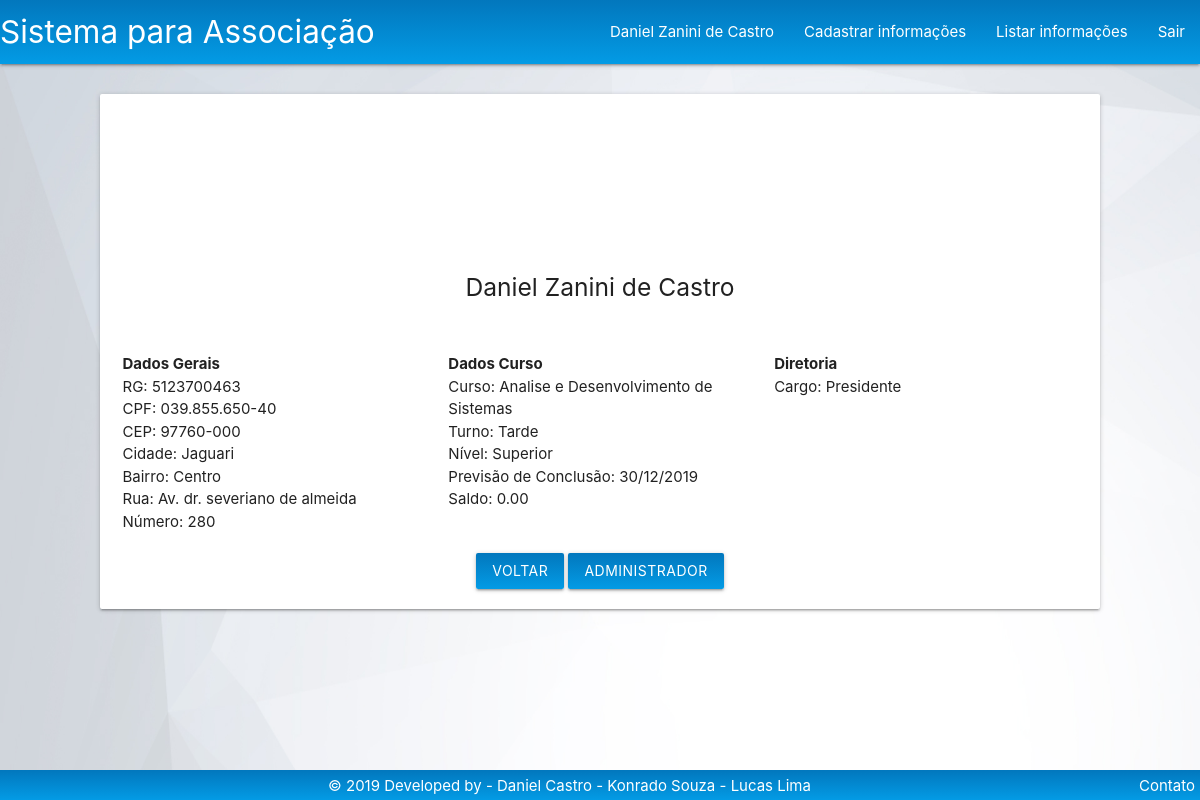
Screenshot of /Tela/Listagem/verMais.php?id=1 (signed in) with the database file from the repository.
### tables this page shows
CREATE TABLE `usuario` (
  `id` int(11) NOT NULL,
  `nome` varchar(100) NOT NULL,
  `usuario` varchar(50) NOT NULL,
  `senha` varchar(150) NOT NULL,
  `cidade` varchar(100) NOT NULL,
  `bairro` varchar(100) NOT NULL,
  `rua` varchar(100) NOT NULL,
  `numero` varchar(10) NOT NULL,
  `cep` varchar(9) NOT NULL,
  `cpf` varchar(14) NOT NULL,
  `rg` varchar(20) NOT NULL,
  `data_nasc` varchar(11) NOT NULL,
  `telefone` varchar(15) NOT NULL,
  `email` varchar(100) NOT NULL,
  `data_associacao` varchar(15) NOT NULL,
  `fotoPerfil` varchar(150) DEFAULT '../Img/Src/user_icon.png',
  `pode_logar` varchar(30) DEFAULT 'false',
  `administrador` varchar(30) DEFAULT 'false'
);

CREATE TABLE `curso` (
  `id` int(11) NOT NULL,
  `nome` varchar(50) NOT NULL,
  `turno` varchar(20) NOT NULL,
  `nivel` varchar(20) NOT NULL
);

CREATE TABLE `aluno` (
  `id_usuario` int(11) NOT NULL,
  `id_responsavel` int(11) DEFAULT NULL,
  `id_curso` int(11) NOT NULL,
  `saldo` decimal(15,2) DEFAULT '0.00',
  `data_inicio` varchar(15) NOT NULL,
  `previsao_conclusao` varchar(15) NOT NULL,
  `concluido` varchar(20) NOT NULL DEFAULT 'false'
);

CREATE TABLE `diretoria` (
  `id_usuario` int(11) NOT NULL,
  `cargo` varchar(50) NOT NULL
);

### Controle/usuarioPDO.php (called while the page is built, shortened)
<?php
if (realpath("./index.php")) {
    include_once "./Controle/conexao.php";
    include_once './Modelo/usuario.php';
    include_once './Modelo/aluno.php';
    include_once './Modelo/diretoria.php';
} else {
    if (realpath("../index.php")) {
        include_once "../Controle/conexao.php";
        include_once '../Modelo/usuario.php';
        include_once '../Modelo/aluno.php';
        include_once '../Modelo/diretoria.php';
    } else {
        if (realpath("../../index.php")) {
            include_once '../../Modelo/usuario.php';
            include_once '../../Modelo/aluno.php';
            include_once '../../Modelo/diretoria.php';
        }
    }
}
class usuarioPDO {
    public function selectUsuarioPorId($id) {
        $con = new conexao();
        $pdo = $con->getConexao();
        $stmt = $pdo->prepare("select * from usuario where id = :id;");
        $stmt->bindValue(':id', $id);
        if ($stmt->execute()) {
            if ($stmt->rowCount() > 0) {
                $linha = $stmt->fetch();
                return $usuario = new usuario($linha);
            } else {
                return false;
            }
        } else {
            return false;
        }
    }
    public function selectAlunoPorId($id) {
        $con = new conexao();
        $pdo = $con->getConexao();
        $stmt = $pdo->prepare("select * from aluno where id_usuario = :id;");
        $stmt->bindValue(':id', $id);
        if ($stmt->execute()) {
            if ($stmt->rowCount() > 0) {
                $linha = $stmt->fetch();
                return $aluno = new aluno($linha);
            } else {
                return false;
            }
        } else {
            return false;
        }
    }
    public function selectDiretoriaPorId($id) {
        $con = new conexao();
        $pdo = $con->getConexao();
        $stmt = $pdo->prepare("select * from diretoria where id_usuario = :id;");
        $stmt->bindValue(':id', $id);
        if ($stmt->execute()) {
            if ($stmt->rowCount() > 0) {
                $linha = $stmt->fetch();
                return $diretoria = new diretoria($linha);
            } else {
                return false;
            }
        } else {
            return false;
        }
    }
    public function verificarAdministrador($id) {
        $conexao = new conexao();
        $pdo = $conexao->getConexao();
        $sql = $pdo->prepare("SELECT administrador FROM usuario where id = :id AND administrador = 'true';");
        $sql->bindValue(':id', $id);
        $sql->execute();
        if ($sql->rowCount() > 0) {
            return true;
        } else {
            return false;
        }
    }
}

### Modelo/usuario.php (called while the page is built, shortened)
<?php
class usuario {
    private $nome;
    private $cidade;
    private $bairro;
    private $rua;
    private $numero;
    private $cep;
    private $cpf;
    private $rg;
    private $data_nasc;
    private $fotoPerfil;
    public function __construct() {
        if (func_num_args() == 1) {
            $atributos = func_get_args()[0];
        }
        if (!is_null($this->data_nasc) && $this->data_nasc!= '') {
            $anoAtual = date('Y');
            $mesAtual = date('m');
            $nascimento = $this->data_nasc;
            list($dia, $mes, $ano) = explode('/', $nascimento);
            $idade = $anoAtual - $ano;
        }
    }
    function getNome() {
        return $this->nome;
    }
    function getCidade() {
        return $this->cidade;
    }
    function getBairro() {
        return $this->bairro;
    }
    function getRua() {
        return $this->rua;
    }
    function getNumero() {
        return $this->numero;
    }
    function getCep() {
        return $this->cep;
    }
    function getCpf() {
        return $this->cpf;
    }
    function getRg() {
        return $this->rg;
    }
    function getFotoPerfil() {
        return $this->fotoPerfil;
    }
}

### Modelo/aluno.php (called while the page is built, shortened)
<?php
class aluno {
    private $saldo;
    private $previsao_conclusao;
    public function __construct() {
        if (func_num_args() != 0) {
            $atributos = func_get_args()[0];
        }
    }
    function getSaldo() {
        return $this->saldo;
    }
    function getPrevisao_conclusao() {
        return $this->previsao_conclusao;
    }
}

### Controle/cursoPDO.php (called while the page is built, shortened)
<?php
if (realpath("./index.php")) {
    include_once "./Controle/conexao.php";
    include_once './Modelo/curso.php';
} else {
    if (realpath("../index.php")) {
        include_once "../Controle/conexao.php";
        include_once '../Modelo/curso.php';
    } else {
        if (realpath("../../index.php")) {
            include_once '../../Modelo/curso.php';
        }
    }
}
class cursoPDO {
    public function selectCursoPorId($id) {
        $con = new conexao();
        $pdo = $con->getConexao();
        $stmt = $pdo->prepare("SELECT * FROM curso WHERE id = :id");
        $stmt->bindValue(":id", $id);
        if ($stmt->execute()) {
            if ($stmt->rowCount() > 0) {
                $linha = $stmt->fetch();
                $curso = new curso($linha);
                return $curso;
            } else {
                return false;
            }
        } else {
            return false;
        }
    }
}

### Modelo/curso.php (called while the page is built, shortened)
<?php
class curso{
    private $nome;
    private $turno;
    private $nivel;
    public function __construct() {
        if (func_num_args() != 0) {
            $atributos = func_get_args()[0];
        }
    }
    function getNome() {
        return $this->nome;
    }
    function getTurno() {
        return $this->turno;
    }
    function getNivel() {
        return $this->nivel;
    }
}

### Modelo/diretoria.php (called while the page is built, shortened)
<?php
class diretoria{
    private $cargo;
    public function __construct() {
        if (func_num_args() != 0) {
            $atributos = func_get_args()[0];
        }
    }
    function getCargo() {
        return $this->cargo;
    }
}

### Tela/Listagem/verMais.php (the view, shortened to what this page needs)
<!DOCTYPE html>
<html>
    <head>
        <?php
        include_once '../../Base/header.php';
        ?>
    </head>
    <body class="homeimg">
        <?php
        include_once '../../Modelo/usuario.php';
        include_once '../../Controle/usuarioPDO.php';
        include_once '../../Controle/cursoPDO.php';
        include_once '../../Modelo/curso.php';
        $usuarioPDO = new usuarioPDO();
        if (isset($_SESSION['usuario'])) {
            $logado = unserialize($_SESSION['usuario']);
            if ($logado->getAdministrador() == 'false') {
                header('location: ../Sistema/acessoNegado.php');
            } else {
                $usuario = new usuario();
                $usuario = $usuarioPDO->selectUsuarioPorId($_GET['id']);
                $aluno = new aluno();
                $aluno = $usuarioPDO->selectAlunoPorId($_GET['id']);
                $diretoria = new diretoria();
                $diretoria = $usuarioPDO->selectDiretoriaPorId($_GET['id']);
            }
        } else {
            header('location: ../Sistema/login.php');
        }
        ?>
        <div class="row">
            <div class="col s12">
                <div class="row">
                    <br>
                    <div class="card col s10 offset-s1 left">
                        <div class="col s12">
                            <div class="row">
                                <div class="col s12">
                                    <div  class="fotoPerfil" style='background-image: url(../"<?php echo $usuario->getFotoPerfil(); ?>");
                                          background-size: cover;
                                          background-position: center;
                                          background-repeat: no-repeat;
                                          margin-top: 10px;'>
                                    </div>
                                </div>
                            </div>
                            <div class="row">
                                <div class="center">
                                    <h5><?php echo $usuario->getNome(); ?></h5>
                                </div>
                                <div class="col s4">
                                    <br>
                                    <span><b>Dados Gerais</b></span><br>
                                    <span>RG: <?php echo $usuario->getRg(); ?></span><br>
                                    <span>CPF: <?php echo $usuario->getCpf(); ?></span><br>
                                    <span>CEP: <?php echo $usuario->getCep(); ?></span><br>
                                    <span>Cidade: <?php echo $usuario->getCidade(); ?></span><br>
                                    <span>Bairro: <?php echo $usuario->getBairro(); ?></span><br>
                                    <span>Rua: <?php echo $usuario->getRua(); ?></span><br>
                                    <span>Número: <?php echo $usuario->getNumero(); ?></span><br>
                                </div>
                                <div class="col s4">
                                    <br>
                                    <span><b>Dados Curso</b></span><br>
                                    <?php if ($aluno) { ?>
                                        <span>Curso: <?php
                                            $cursopdo = new cursoPDO();
                                            $curso = $cursopdo->selectCursoPorId($_GET['id']);
                                            echo $curso->getNome();
                                            ?></span><br>
                                            <span>Turno: <?php echo $curso->getTurno(); ?></span><br>
                                            <span>Nível: <?php echo $curso->getNivel(); ?></span><br>
                                        <span>Previsão de Conclusão: <?php echo $aluno->getPrevisao_conclusao(); ?></span><br>
                                        <span>Saldo: <?php echo $aluno->getSaldo(); ?></span><br>
                                                <?php
                                    } else {
                                        ?><h5>O usuário não é aluno</h5><?php
                                    }
                                    ?>
                                </div>
                                <div class="col s4">
                                    <br>
                                    <span><b>Diretoria</b></span><br>
                                    <?php if ($diretoria) { ?>
                                        <span>Cargo: <?php echo $diretoria->getCargo(); ?></span><br>
                                    <?php } else {
                                        ?>
                                        <span>Usuário não pertence a diretoria.</span><br>
                                    <?php }
                                    ?>
                                    <br>
                                </div>
                            </div>
                            <div class="row center">
                                <a href="./listarUsuario.php" class="btn hoverable corpadrao">Voltar</a>
                                <?php
                                if (($usuarioPDO->verificarAdministrador($_GET['id']) == 'true')) {
                                    ?><a class="btn corpadrao" href="../../Controle/usuarioPDO.php?function=tornarUsuarioNormal&id=<?php echo $_GET['id']; ?>">Administrador</a>
                                    <?php
                                } else {
                                    ?>
                                    <a class="btn red darken-2" href="../../Controle/usuarioPDO.php?function=tornarUsuarioAdministrador&id=<?php echo $_GET['id']; ?>">Tornar Administrador</a><?php
                                }
                                ?>
                            </div>
                        </div>
                    </div>
                </div>
            </div>
        </div>
        <?php include_once '../../Base/footer.php'; ?>
    </body>
</html>

### rows the page displays
usuario: nome "Daniel Zanini de Castro", rg "5123700463", cpf "039.855.650-40", cep "97760-000", cidade "Jaguari", bairro "Centro", rua "Av. dr. severiano de almeida", numero "280"
curso: nome "Analise e Desenvolvimento de Sistemas", turno "Tarde", nivel "Superior"
aluno: previsao_conclusao "30/12/2019", saldo "0.00"
diretoria: cargo "Presidente"

### other values shown
$usuario->getNome() "Daniel Zanini de Castro"
